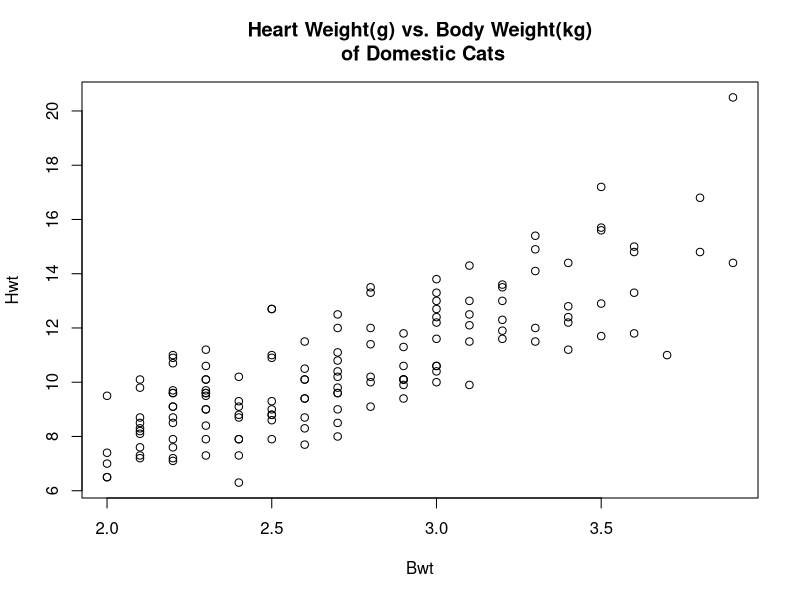
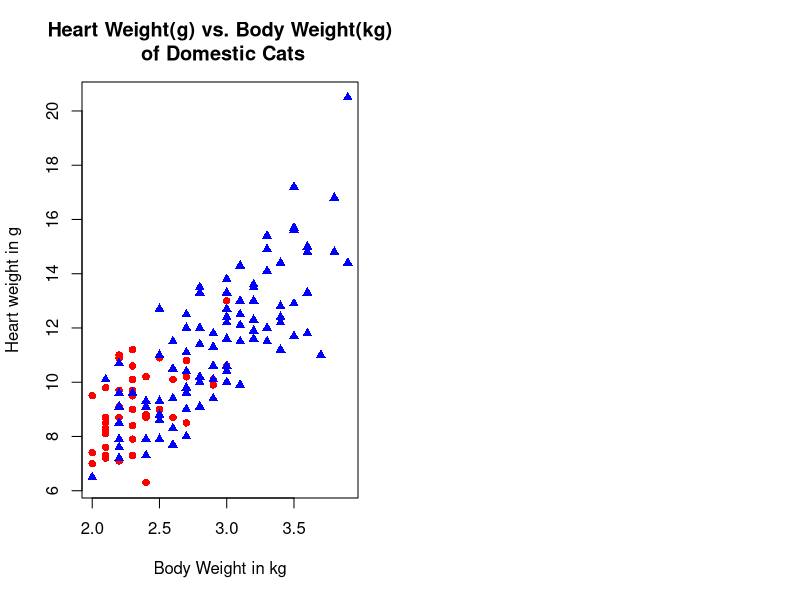

Reproduce these figures in R, in order.
# cats 자료에 대해 상관분석 수행
install.packages("MASS"); library(MASS)
data(cats); str(cats); summary(cats)
par(mfrow = c(1,1))
with(cats, plot(Bwt, Hwt)); title(main = "Heart Weight(g) vs. Body Weight(kg)\n of Domestic Cats")
# (Bwt ~ Hwt)와 동일
pearsonCor <- with(cats, cor(Bwt, Hwt))
coef_det <- pearsonCor^2; coef_det # 단순회귀에서는 결정계수는 상관계수의 제곱
with(cats, cor.test(~ Bwt + Hwt)) # (Bwt, Hwt)와 동일
with(cats, cor.test(~ Bwt + Hwt, subset = (Sex == "F"))) # cor.test()에는 공식을 사용할 수도 있다.
# F일때는 0.5 <-> 전체 0.8와 큰 차이
par(mfrow = c(1,2))
with(cats, plot(Bwt, Hwt,
                type = "n",
                xlab = "Body Weight in kg",
                ylab = "Heart weight in g",
                main = "Heart Weight(g) vs. Body Weight(kg)\n of Domestic Cats"))
with(cats, points(Bwt[Sex=="F"], Hwt[Sex=="F"], pch = 16, col = "red"))
with(cats, points(Bwt[Sex=="M"], Hwt[Sex=="M"], pch = 17, col = "blue"))